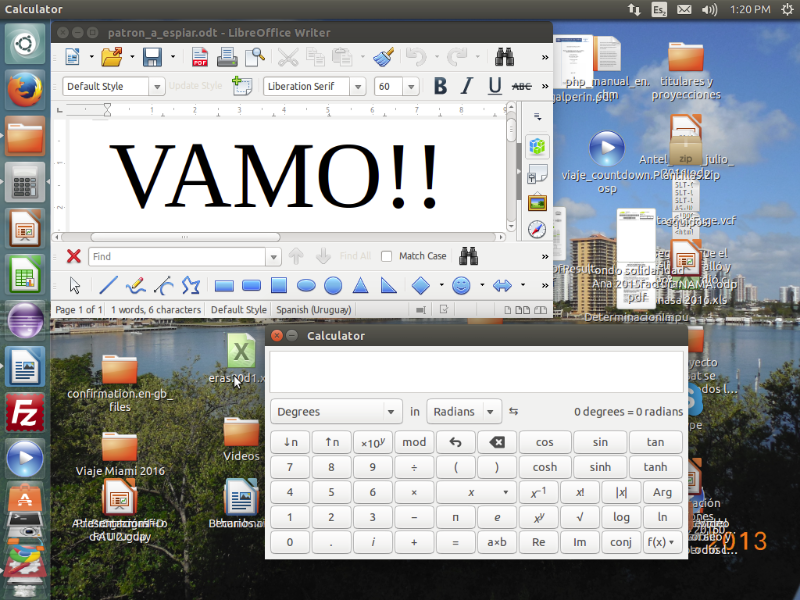
#> input picture images/VAMO!!.png, 800 x 600 px
$ python tempest_HDMI_simulator.py '../images/VAMO!!.png'
#> lines starting #> are read from the running program, lines starting #| are printed output that depends on the picture
### scripts/DTutils.py
import numpy as np
from scipy import signal
from numba import jit, uint8, int8, prange

# [19 lines left out: function autocorr, not called in this run]


def uint8_to_binarray(integer):
  """Convert integer into fixed-length 8-bit binary array. LSB in [0].
  Extended and modified code from https://github.com/projf/display_controller/blob/master/model/tmds.py
  """

  b_array = [int(i) for i in reversed(bin(integer)[2:])]
  b_array += [0]*(8-len(b_array))
  return b_array

# [7 lines left out: function uint16_to_binarray, not called in this run]

def binarray_to_uint(binarray):

  array = binarray[::-1]
  num = array[0]
  for n in range(1,len(binarray)):
    num = (num << 1) + array[n]

  return num

def TMDS_pixel_rare (pix):
  """8bit pixel TMDS coding

  Inputs:
  - pix: 8-bit pixel
  - cnt: 0's and 1's balance. Default in 0 (balanced)

  Outputs:
  - pix_out: TDMS coded 16-bit pixel (only 10 useful)
  - cnt: 0's and 1's balance updated with new pixel coding

  """
  # Convert 8-bit pixel to binary list D
  d = uint8_to_binarray(pix)

  # Initialize output q
  Qm = [d[0]]

  # 1's unbalanced condition at current pixel
  N1_D = np.sum(d)

  if N1_D>4 or (N1_D==4 and not(d[0])):

    # XNOR of consecutive bits
    for k in range(1,8):
      Qm.append( not(Qm[k-1] ^ d[k]) )
    Qm.append(0)

  else:
    # XOR of consecutive bits
    for k in range(1,8):
      Qm.append( Qm[k-1] ^ d[k] )
    Qm.append(1)

  Qm.append(np.random.choice([0,1]))


  # Return the TMDS coded pixel as uint and 0's y 1's balance
  return binarray_to_uint(Qm)

# [180 lines left out: functions TMDS_pixel_numba, TMDS_pixel, TMDS_encoding_original, not called in this run]

def TMDS_pixel_cntdiff (pix,cnt=0):
  """8bit pixel TMDS coding

  Inputs:
  - pix: 8-bit pixel
  - cnt: 0's and 1's balance. Default in 0 (balanced)

  Outputs:
  - pix_out: TDMS coded 16-bit pixel (only 10 useful)
  - cntdiff: balance difference given by the actual coded pixel

  """
  # Convert 8-bit pixel to binary list D
  D = uint8_to_binarray(pix)

  # Initialize output q
  qm = [D[0]]

  # 1's unbalanced condition at current pixelo
  N1_D = np.sum(D)

  if N1_D>4 or (N1_D==4 and not(D[0])):

    # XNOR of consecutive bits
    for k in range(1,8):
      qm.append( not(qm[k-1] ^ D[k]) )
    qm.append(0)

  else:
    # XOR of consecutive bits
    for k in range(1,8):
      qm.append( qm[k-1] ^ D[k] )
    qm.append(1)

  # Initialize output qout
  qout = qm.copy()

  # Unbalanced condition with previous and current pixels
  N1_qm = np.sum(qm[:8])
  N0_qm = 8 - N1_qm

  if cnt==0 or N1_qm==4:

    qout.append(not(qm[8]))
    qout[8]=qm[8]
    qout[:8]=qm[:8] if qm[8] else [not(val) for val in qm[:8]]

    if not(qm[8]):
      cnt_diff = N0_qm - N1_qm
    else:
      cnt_diff = N1_qm - N0_qm

  else:

    if (cnt>0 and N1_qm>4) or (cnt<0 and N1_qm<4):
      qout.append(1)
      qout[8]=qm[8]
      qout[:8] = [not(val) for val in qm[:8]]
      cnt_diff = 2*qm[8] +N0_qm -N1_qm
    else:
      qout.append(0)
      qout[8]=qm[8]
      qout[:8] = qm[:8]
      cnt_diff = -2*(not(qm[8])) + N1_qm - N0_qm

  # Return the TMDS coded pixel as uint and 0's y 1's balance difference
  uint_out = binarray_to_uint(qout)
  return uint_out, cnt_diff


### Create TMDS LookUp Tables for fast encoding (3 times faster than the other implementation)
byte_range = np.arange(256)
# Initialize pixel coding and cnt-difference arrays
TMDS_pix_table = np.zeros((256,3),dtype='uint16')
TMDS_rare_pix_table = np.zeros((256),dtype='uint16')
TMDS_cntdiff_table = np.zeros((256,3),dtype='int8')

for byte in byte_range:
  p0,p_null, p1 = TMDS_pixel_cntdiff(byte,-1),TMDS_pixel_cntdiff(byte,0),TMDS_pixel_cntdiff(byte,1) # 0's and 1's unbalance respect.
  TMDS_pix_table[byte,0] = p0[0]
  TMDS_pix_table[byte,1] = p_null[0]
  TMDS_pix_table[byte,2] = p1[0]
  TMDS_cntdiff_table[byte,0] = p0[1]
  TMDS_cntdiff_table[byte,1] = p_null[1]
  TMDS_cntdiff_table[byte,2] = p1[1]

  TMDS_rare_pix_table[byte] = TMDS_pixel_rare(byte)
#> further down, I is the input picture: shape (600, 800, 3); mean R, G, B 160.1, 162.9, 164.1


def pixel_fastencoding(pix,cnt_prev=0):
  """8bit pixel TMDS fast coding

  Inputs:
  - pix: 8-bit pixel
  - cnt: 0's and 1's balance. Default in 0 (balanced)

  Outputs:
  - pix_out: TDMS coded 16-bit pixel (only 10 useful)
  - cnt: 0's and 1's balance updated with new pixel coding

  """
  balance_idx = int(np.sign(cnt_prev))+1
  pix_out = TMDS_pix_table[pix,balance_idx]
  cnt     = cnt_prev + TMDS_cntdiff_table[pix,balance_idx]

  return  pix_out, cnt

def TMDS_blanking (h_total, v_total, h_active, v_active, h_front_porch, v_front_porch, h_back_porch, v_back_porch):

  # Initialize blanking image
  img_blank = np.zeros((v_total,h_total))

  # Get the total blanking on vertical an horizontal axis
  h_blank = h_total - h_active
  v_blank = v_total - v_active

  # (C1,C0)=(0,0) region
  img_blank[:v_front_porch,:h_front_porch] = 0b1101010100
  img_blank[:v_front_porch,h_blank-h_back_porch:] = 0b1101010100
  img_blank[v_blank-v_back_porch:v_blank,:h_front_porch] = 0b1101010100
  img_blank[v_blank-v_back_porch:v_blank,h_blank-h_back_porch:] = 0b1101010100
  img_blank[v_blank:,:h_blank] = 0b1101010100

  # (C1,C0)=(0,1) region
  img_blank[:v_front_porch,h_front_porch:h_blank-h_back_porch] = 0b0010101011
  img_blank[v_blank-v_back_porch:,h_front_porch:h_blank-h_back_porch] = 0b0010101011

  # (C1,C0)=(1,0) region
  img_blank[v_front_porch:v_blank-v_back_porch,:h_front_porch] = 0b0101010100
  img_blank[v_front_porch:v_blank-v_back_porch,h_blank-h_back_porch:] = 0b0101010100

  # (C1,C0)=(1,1) region
  img_blank[v_front_porch:v_blank-v_back_porch,v_front_porch:h_blank-h_back_porch] = 0b1010101011

  return(img_blank)

def TMDS_encoding (I, blanking = False):
  """TMDS image coding

  Inputs:
  - I: 2D/3D image array (v_size, h_size, channels)
  - blanking: Boolean that specifies if horizontal and vertical blanking is applied or not

  Output:
  - I_c: 3D TDMS coded 16-bit (only 10 useful) image array

  """
#> called with blanking = True

  # Create "ghost dimension" if I is gray-scale image (not RGB)
  if len(I.shape)!= 3:
    I = I[:, :, np.newaxis]
    chs = 1
  else:
    chs = 3

  # Get image resolution
  v_in, h_in = I.shape[:2]
#> v_in = 600; h_in = 800

  if blanking:
    # Get blanking resolution for input image

    v = (v_in==1080)*1125 + (v_in==900)*1000  + (v_in==720)*750   + (v_in==600)*628  + (v_in==480)*525
#> v = 628
    h = (h_in==1920)*2200 + (h_in==1600)*1800 + (h_in==1280)*1650 + (h_in==800)*1056 + (h_in==640)*800
#> h = 1056

    v_diff = v - v_in
#> v_diff = 28
    h_diff = h - h_in
#> h_diff = 256

    v_front_porch = (v_in==1080)*4 + (v_in==900)*1  + (v_in==720)*5   + (v_in==600)*1  + (v_in==480)*2
#> v_front_porch = 1
    v_back_porch = (v_in==1080)*36 + (v_in==900)*96  + (v_in==720)*20   + (v_in==600)*23  + (v_in==480)*25
#> v_back_porch = 23

    h_front_porch = (h_in==1920)*88 + (h_in==1600)*24 + (h_in==1280)*110 + (h_in==800)*40 + (h_in==640)*8
#> h_front_porch = 40
    h_back_porch = (h_in==1920)*148 + (h_in==1600)*96 + (h_in==1280)*220 + (h_in==800)*88 + (h_in==640)*40
#> h_back_porch = 88

    # Create image with blanking and change type to uint16
    # Assuming the blanking corresponds to 10bit number
    # [0, 0, 1, 0, 1, 0, 1, 0, 1, 1] (LSB first) for channels R and G
    I_c = 852*np.ones((v,h,chs)).astype('uint16')
    if chs==3:
      I_c[:,:,2] = TMDS_blanking(h_total=h, v_total=v, h_active=h_in, v_active=v_in,
                    h_front_porch=h_front_porch, v_front_porch=v_front_porch, h_back_porch=h_back_porch, v_back_porch=v_back_porch)
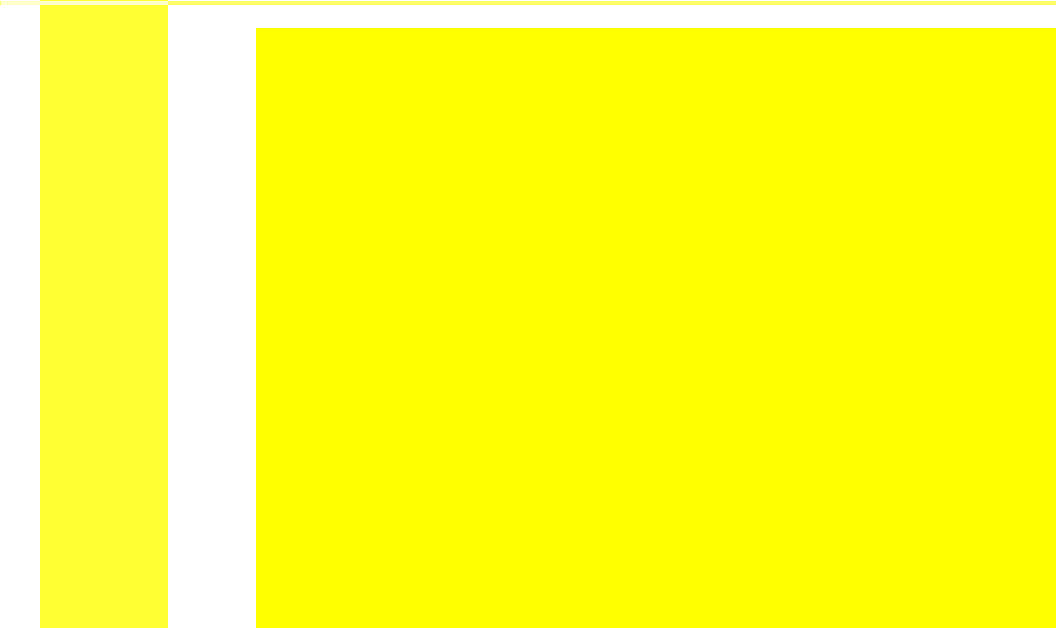
#> I_c: shape (628, 1056, 3) uint16; mean of channels 0, 1, 2 852, 852, 150.4; drawn with min black and max white

  else:
    v_diff = 0
    h_diff = 0
    I_c = np.zeros((v_in,h_in,chs)).astype('uint16')

  # Iterate over channels and pixels
  for c in range(chs):
    for i in range(v_in):
        cnt = [0,0,0]
        for j in range(h_in):
            # Get pixel and code it TMDS between blanking
            pix = I[i,j,c]
            I_c[i + v_diff, j + h_diff, c], cnt[c] = pixel_fastencoding (pix,cnt[c])
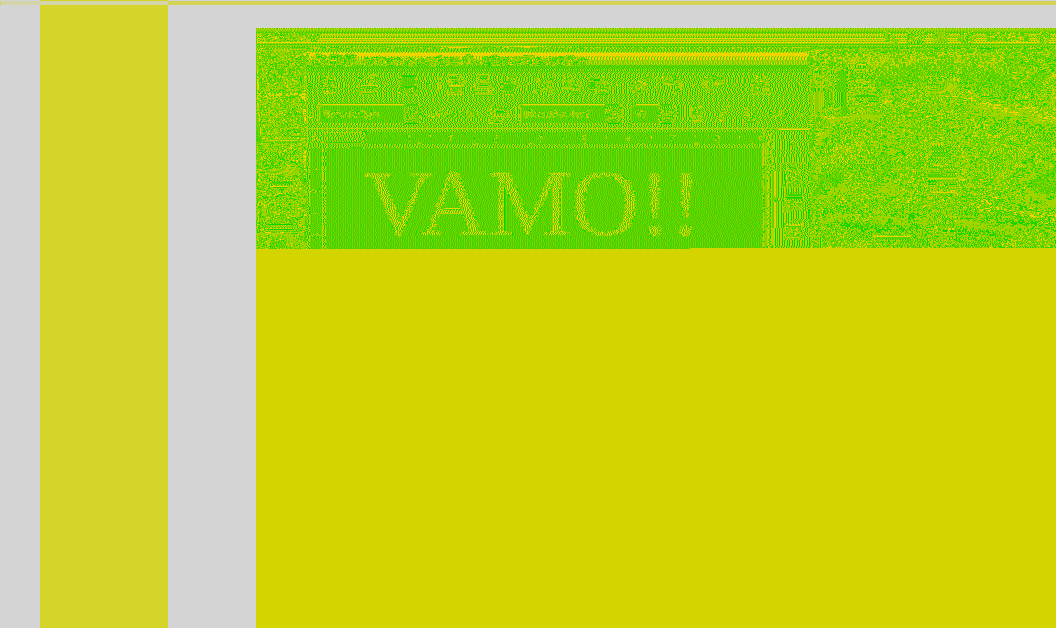
#> I_c: shape (628, 1056, 3) uint16; mean of channels 0, 1, 2 752.4, 852, 150.4; drawn with min black and max white

  return I_c

# [156 lines left out: functions TMDS_encoding_rare, DecTMDS_pixel, TMDS_decoding, TMDS_serial, not called in this run]

### scripts/tempest_HDMI_simulator.py
#!/usr/bin/env python3
# -*- coding: utf-8 -*-
"""
Created on Tue Dec 20 2022

@author: Emilio Martínez <emilio.martinez@fing.edu.uy>
"""

##%%

# =============================================================================
# Importar librerías
# =============================================================================

import numpy as np
from matplotlib import pyplot as plt
from skimage.io import imread
from scipy import signal
import time
from PIL import Image
from DTutils import TMDS_encoding, TMDS_serial
import sys

##%%

# =============================================================================
# Levantar imagen de prueba
# =============================================================================

# Cargar imagen prueba
# I=imread('../images/VAMO!!.png')
# I=imread('../images/test.jpeg')
# I=imread('../images/black_cube_800x600.jpg')
# I=imread('../images/1920x1080_test.png')
# I=imread('../images/1920x1080_test2.png')

filename = sys.argv[-1]
I = imread(filename)
plt.figure()
plt.imshow(I)
# plt.show(block=False)

# Resolución de la imagen
v_active, h_active = I.shape[:2]

##%%

# =============================================================================
# Codificación de la señal y transmisión
# =============================================================================

# Codificación TMDS
t1_TMDS = time.time()
#> (the run stopped early here; a loop or call above may not have finished)
